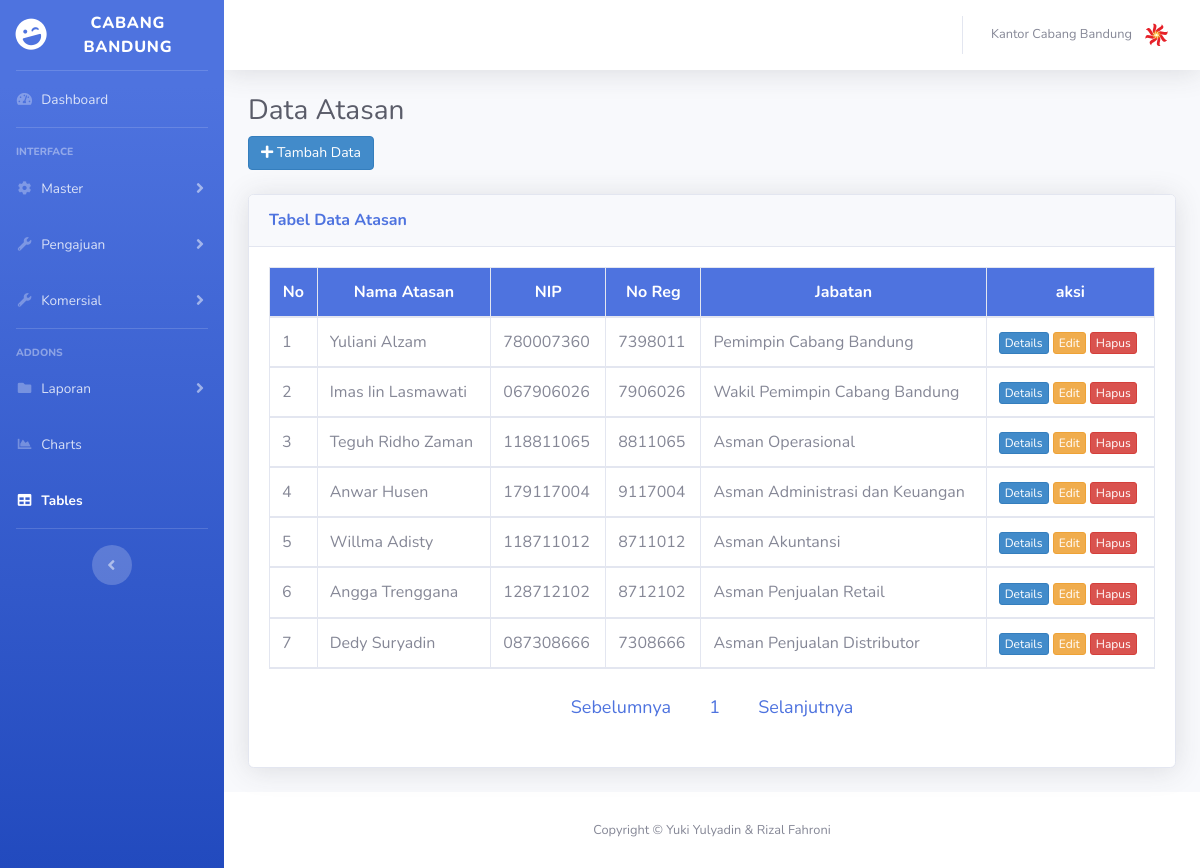
/tableatasan.php (signed in), run on the app's committed database.
### tables this page shows
CREATE TABLE `master_atasan` (
  `id_atasan` int(5) NOT NULL,
  `nama_atasan` varchar(50) NOT NULL,
  `nip_atasan` varchar(10) NOT NULL,
  `noreg_atasan` int(10) NOT NULL,
  `jabatan_atasan` varchar(50) NOT NULL
);

### tableatasan.php (the view, shortened to what this page needs)
<?php
include"koneksi.php";
if(empty($_SESSION['username']) AND empty($_SESSION['password'])) {
    header('location:login.php');
}else{
?>
<!DOCTYPE html>
<html lang="en">
<head>
    <link href="vendor/fontawesome-free/css/all.min.css" rel="stylesheet" type="text/css">
    <link href="css/sb-admin-2.css" rel="stylesheet">
    <link href="vendor/datatables/dataTables.bootstrap4.min.css" rel="stylesheet">
</head>
<body id="page-top">
    <div id="wrapper">
        <ul class="navbar-nav bg-gradient-primary sidebar sidebar-dark accordion" id="accordionSidebar">
            <a class="sidebar-brand d-flex align-items-center justify-content-center" href="index.php">
                <div class="sidebar-brand-icon rotate-n-15">
                    <i class="fas fa-laugh-wink"></i>
                </div>
                <div class="sidebar-brand-text mx-3">Cabang Bandung</div>
            </a>
            <hr class="sidebar-divider my-0">
            <li class="nav-item">
                <a class="nav-link" href="index.php">
                    <i class="fas fa-fw fa-tachometer-alt"></i>
                    <span>Dashboard</span></a>
            </li>
            <hr class="sidebar-divider">
            <div class="sidebar-heading">
                Interface
            </div>
            <li class="nav-item">
                    <a class="nav-link collapsed" href="#" data-toggle="collapse" data-target="#collapseTwo"
                        aria-expanded="true" aria-controls="collapseTwo">
                        <i class="fas fa-fw fa-cog"></i>
                        <span>Master</span>
                    </a>
                </li>
                <li class="nav-item">
                    <a class="nav-link collapsed" href="#" data-toggle="collapse" data-target="#collapseUtilities"
                        aria-expanded="true" aria-controls="collapseUtilities">
                        <i class="fas fa-fw fa-wrench"></i>
                        <span>Pengajuan</span>
                    </a>
                </li>
                <li class="nav-item">
                    <a class="nav-link collapsed" href="#" data-toggle="collapse" data-target="#collapseUtilities1"
                        aria-expanded="true" aria-controls="collapseUtilities1">
                        <i class="fas fa-fw fa-wrench"></i>
                        <span>Komersial</span>
                    </a>
                </li>
            <hr class="sidebar-divider">
            <div class="sidebar-heading">
                Addons
            </div>
            <li class="nav-item">
                <a class="nav-link collapsed" href="#" data-toggle="collapse" data-target="#collapsePages"
                    aria-expanded="true" aria-controls="collapsePages">
                    <i class="fas fa-fw fa-folder"></i>
                    <span>Laporan</span>
                </a>
            </li>
            <li class="nav-item">
                <a class="nav-link" href="404.php">
                    <i class="fas fa-fw fa-chart-area"></i>
                    <span>Charts</span></a>
            </li>
            <li class="nav-item active">
                <a class="nav-link" href="404.php">
                    <i class="fas fa-fw fa-table"></i>
                    <span>Tables</span></a>
            </li>
            <hr class="sidebar-divider d-none d-md-block">
            <div class="text-center d-none d-md-inline">
                <button class="rounded-circle border-0" id="sidebarToggle"></button>
            </div>
        </ul>
        <div id="content-wrapper" class="d-flex flex-column">
            <div id="content">
                <nav class="navbar navbar-expand navbar-light bg-white topbar mb-4 static-top shadow">
                    <ul class="navbar-nav ml-auto">
                        <li class="nav-item dropdown no-arrow">
                            <a class="nav-link dropdown-toggle" href="#" id="userDropdown" role="button"
                                data-toggle="dropdown" aria-haspopup="true" aria-expanded="false">
                                <span class="mr-2 d-none d-lg-inline text-gray-600 small">Kantor Cabang Bandung</span>
                                <img class="img-profile rounded-circle"
                                    src="img/bulog.svg">
                            </a>
                        </li>
                    </ul>
                </nav>
                <div class="container-fluid">
                    <h1 class="h3 mb-2 text-gray-800">Data Atasan</h1>
                    <button type="button" class="btn btn-primary btn-md pull-right" data-toggle="modal" data-target="#insertModal">
						<i class="fa fa-plus"></i> Tambah Data</button>
						<br/>
                        <br/>
                    <div class="card shadow mb-4">
                        <div class="card-header py-3">
                            <h6 class="m-0 font-weight-bold text-primary">Tabel Data Atasan</h6>
                        </div>
                        <div class="card-body">
                            <div class="table-responsive">
                                <table class="table table-bordered" width="100%" cellspacing="0">
                                    <thead >
                                        <tr>
                                            <th style="background:#4e73df;color:#fff;">No</th>
                                            <th style="background:#4e73df;color:#fff;">Nama Atasan</th>
                                            <th style="background:#4e73df;color:#fff;">NIP</th>
                                            <th style="background:#4e73df;color:#fff;">No Reg</th>
                                            <th style="background:#4e73df;color:#fff;">Jabatan</th>
                                            <th style="background:#4e73df;color:#fff;">aksi</th>
                                        </tr>
                                        <?php
                                         $batas = 10;
                                         $halaman = isset($_GET['halaman'])?(int)$_GET['halaman'] : 1;
                                         $halaman_awal = ($halaman>1) ? ($halaman * $batas) - $batas : 0;
                                         $sebelumnya = $halaman - 1;
                                         $selanjutnya = $halaman + 1;
                                         $sql=mysqli_query($koneksi,"SELECT * FROM master_atasan");
                                         $jumlah_data = mysqli_num_rows($sql);
                                         $total_halaman = ceil($jumlah_data / $batas);
                                         $tampil=mysqli_query($koneksi,"SELECT * FROM master_atasan order by id_atasan ASC limit $halaman_awal, $batas");
                                         $nomor = $halaman_awal+1;
                                         while($data=mysqli_fetch_array($tampil)){
                                         echo"<tr>
                                         <td>$nomor</td>
                                         <td>$data[nama_atasan]</td>
                                         <td>$data[nip_atasan]</td>
                                         <td>$data[noreg_atasan]</td>
                                         <td>$data[jabatan_atasan]</td>
                                         <td>
                                            <a href='detailatasan.php?id_atasan=$data[id_atasan]'><button class='btn btn-primary btn-xs'>Details</button></a>
                                            <a href='editatasan.php?id_atasan=$data[id_atasan]'><button class='btn btn-warning btn-xs' data-toggle='modal' data-target='#editModal'>Edit</button></a>
                                            <a href='deleteatasan.php?id_atasan=$data[id_atasan]'><button class='btn btn-danger btn-xs'>Hapus</button></a>
                                         </td>
                                         </tr>";
                                             ?>
                                             <?php
                                             $nomor++;
                                             }
                                             ?>
                                    </thead>
                                </table>
                                <p align="center">
                                    <a class="btn btn-skin btn-lg" <?php if($halaman > 1){ echo "href='?halaman=$sebelumnya'";} ?>
                                        >Sebelumnya
                                    </a>
                                    <?php
                                        for ($i=1;$i<=$total_halaman;$i++)
                                        {
                                     ?>
                                        <a class="btn btn-skin btn-lg" href="?halaman=<?php echo $i ?>">
                                            <?php echo $i; ?>
                                            </a>
                                            <?php
                                                }
                                                ?>
                                                <a class="btn btn-skin btn-lg" <?php if($halaman < $total_halaman) { echo "href='?halaman=$selanjutnya'"; } ?>
                                                >Selanjutnya
                                                </a>
                                 </p>
                            </div>
                        </div>
                    </div>
                </div>
            </div>
            <footer class="sticky-footer bg-white">
                <div class="container my-auto">
                    <div class="copyright text-center my-auto">
                        <span>Copyright &copy; Yuki Yulyadin & Rizal Fahroni </span>
                    </div>
                </div>
            </footer>
        </div>
    </div>
</body>
</html>
<?php
}
?>

### data on the page
master_atasan: nama_atasan "Yuliani Alzam", nip_atasan "780007360", noreg_atasan "7398011", jabatan_atasan "Pemimpin Cabang Bandung"
master_atasan: nama_atasan "Imas Iin Lasmawati", nip_atasan "067906026", noreg_atasan "7906026", jabatan_atasan "Wakil Pemimpin Cabang Bandung"
master_atasan: nama_atasan "Teguh Ridho Zaman", nip_atasan "118811065", noreg_atasan "8811065", jabatan_atasan "Asman Operasional"
master_atasan: nama_atasan "Anwar Husen", nip_atasan "179117004", noreg_atasan "9117004", jabatan_atasan "Asman Administrasi dan Keuangan"
master_atasan: nama_atasan "Willma Adisty", nip_atasan "118711012", noreg_atasan "8711012", jabatan_atasan "Asman Akuntansi"
master_atasan: nama_atasan "Angga Trenggana", nip_atasan "128712102", noreg_atasan "8712102", jabatan_atasan "Asman Penjualan Retail"
master_atasan: nama_atasan "Dedy Suryadin", nip_atasan "087308666", noreg_atasan "7308666", jabatan_atasan "Asman Penjualan Distributor"
